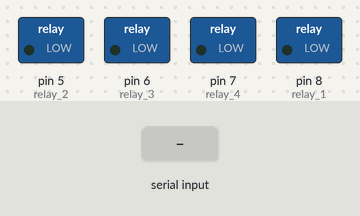
Recording of a sketch running on a simulated Arduino Uno, built with avr-gcc and run on an emulated ATmega328P. Shown: switched loads named in the sketch (green lamp = pin HIGH). The test bench sets the inputs (shaded band). What the sketch prints to the serial monitor is not drawn.

Above: at 1.2 s.
1.3 s: "1" received over Serial
At 2.4 s:
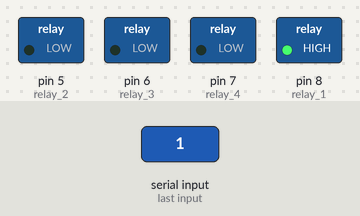
2.8 s: "2" received over Serial
At 3.6 s:
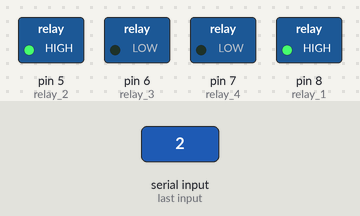
4.3 s: "3" received over Serial
At 4.7 s:
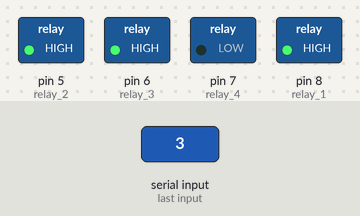
5.8 s: "4" received over Serial
At 7.0 s:
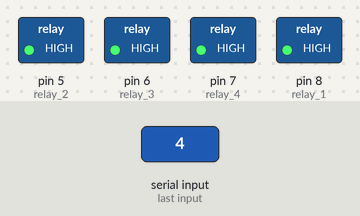
Timing chart, 0 to 8.3 s (numbered marks = the images above; inputs shaded):
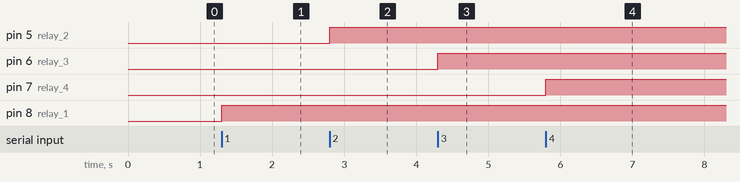

Measured:
- after the input at 1.3 s, pin 8 (relay_1): LOW → HIGH at once
- after the input at 2.8 s, pin 5 (relay_2): LOW → HIGH at once
- after the input at 4.3 s, pin 6 (relay_3): LOW → HIGH at once
- after the input at 5.8 s, pin 7 (relay_4): LOW → HIGH at once

The sketch:

fan_on.ino
```cpp
int relay_1 = 8;
int relay_2 = 5;
int relay_3 = 6;
int relay_4 = 7;
char app;

void setup() {
  // put your setup code here, to run once:
  Serial.begin(9600);
  Serial.print("Bluetooth Controlled Device");
  pinMode(relay_1, OUTPUT);
  pinMode(relay_2, OUTPUT);
  pinMode(relay_3, OUTPUT);
  pinMode(relay_4, OUTPUT);


}

void loop() {
  // put your main code here, to run repeatedly:
  if (Serial.available() > 0){
    app = Serial.read();
    switch(app){
      case '1':
        digitalWrite(relay_1, HIGH);
        break;
      case '2':
        digitalWrite(relay_2, HIGH);
        break;
      case '3':
        digitalWrite(relay_3, HIGH);
        break;
      case '4':
        digitalWrite(relay_4, HIGH);
        break;
    }
  }

}
```
